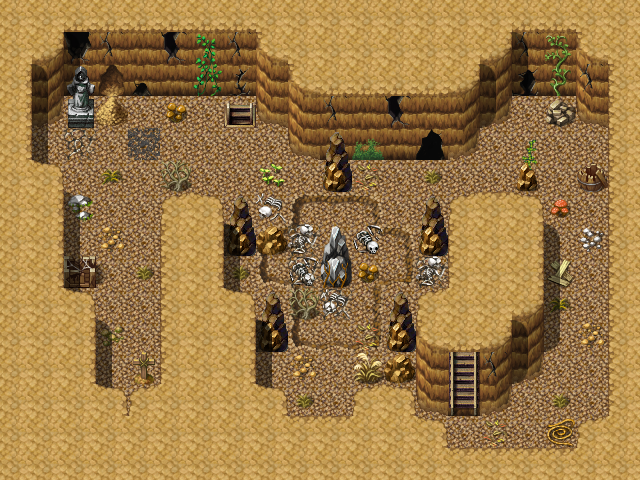

This is a level from a 2D game, rendered from its Tiled map with the project's own tilesets. A one-line summary and the map file follow, with tile-layer data summarised:
An orthogonal 20x15 tile map with 32x32 px tiles, 5 tile layers (Ground, Objects, Objects_after, Above, ...), 1 hidden layer not drawn, 40 tilesets and 17 objects (8x spawn, 6x replace, 2x mapchange, sign).

<map version="1.0" orientation="orthogonal" width="20" height="15" tilewidth="32" tileheight="32">
 <tileset firstgid="1" name="map_bed_1" tilewidth="32" tileheight="32">
  <image source="../drawable/map_bed_1.png" width="512" height="256" />
 </tileset>
 <tileset firstgid="129" name="map_border_1" tilewidth="32" tileheight="32">
  <image source="../drawable/map_border_1.png" width="512" height="256" />
 </tileset>
 <tileset firstgid="257" name="map_bridge_1" tilewidth="32" tileheight="32">
  <image source="../drawable/map_bridge_1.png" width="512" height="256" />
 </tileset>
 <tileset firstgid="385" name="map_broken_1" tilewidth="32" tileheight="32">
  <image source="../drawable/map_broken_1.png" width="512" height="256" />
 </tileset>
 <tileset firstgid="513" name="map_cavewall_1" tilewidth="32" tileheight="32">
  <image source="../drawable/map_cavewall_1.png" width="576" height="192" />
 </tileset>
 <tileset firstgid="621" name="map_cavewall_2" tilewidth="32" tileheight="32">
  <image source="../drawable/map_cavewall_2.png" width="576" height="192" />
 </tileset>
 <tileset firstgid="729" name="map_cavewall_3" tilewidth="32" tileheight="32">
  <image source="../drawable/map_cavewall_3.png" width="576" height="192" />
 </tileset>
 <tileset firstgid="837" name="map_chair_table_1" tilewidth="32" tileheight="32">
  <image source="../drawable/map_chair_table_1.png" width="512" height="256" />
 </tileset>
 <tileset firstgid="965" name="map_crate_1" tilewidth="32" tileheight="32">
  <image source="../drawable/map_crate_1.png" width="512" height="256" />
 </tileset>
 <tileset firstgid="1093" name="map_cupboard_1" tilewidth="32" tileheight="32">
  <image source="../drawable/map_cupboard_1.png" width="512" height="256" />
 </tileset>
 <tileset firstgid="1221" name="map_curtain_1" tilewidth="32" tileheight="32">
  <image source="../drawable/map_curtain_1.png" width="512" height="256" />
 </tileset>
 <tileset firstgid="1349" name="map_entrance_1" tilewidth="32" tileheight="32">
  <image source="../drawable/map_entrance_1.png" width="512" height="256" />
 </tileset>
 <tileset firstgid="1477" name="map_fence_1" tilewidth="32" tileheight="32">
  <image source="../drawable/map_fence_1.png" width="512" height="256" />
 </tileset>
 <tileset firstgid="1605" name="map_fence_2" tilewidth="32" tileheight="32">
  <image source="../drawable/map_fence_2.png" width="512" height="256" />
 </tileset>
 <tileset firstgid="1733" name="map_ground_1" tilewidth="32" tileheight="32">
  <image source="../drawable/map_ground_1.png" width="512" height="256" />
 </tileset>
 <tileset firstgid="1861" name="map_ground_2" tilewidth="32" tileheight="32">
  <image source="../drawable/map_ground_2.png" width="512" height="256" />
 </tileset>
 <tileset firstgid="1989" name="map_ground_3" tilewidth="32" tileheight="32">
  <image source="../drawable/map_ground_3.png" width="512" height="256" />
 </tileset>
 <tileset firstgid="2117" name="map_ground_4" tilewidth="32" tileheight="32">
  <image source="../drawable/map_ground_4.png" width="512" height="256" />
 </tileset>
 <tileset firstgid="2245" name="map_ground_5" tilewidth="32" tileheight="32">
  <image source="../drawable/map_ground_5.png" width="512" height="256" />
 </tileset>
 <tileset firstgid="2373" name="map_ground_6" tilewidth="32" tileheight="32">
  <image source="../drawable/map_ground_6.png" width="512" height="256" />
 </tileset>
 <tileset firstgid="2501" name="map_ground_7" tilewidth="32" tileheight="32">
  <image source="../drawable/map_ground_7.png" width="512" height="256" />
 </tileset>
 <tileset firstgid="2629" name="map_ground_8" tilewidth="32" tileheight="32">
  <image source="../drawable/map_ground_8.png" width="512" height="256" />
 </tileset>
 <tileset firstgid="2757" name="map_indoor_1" tilewidth="32" tileheight="32">
  <image source="../drawable/map_indoor_1.png" width="512" height="256" />
 </tileset>
 <tileset firstgid="2885" name="map_kitchen_1" tilewidth="32" tileheight="32">
  <image source="../drawable/map_kitchen_1.png" width="512" height="256" />
 </tileset>
 <tileset firstgid="3013" name="map_outdoor_1" tilewidth="32" tileheight="32">
  <image source="../drawable/map_outdoor_1.png" width="512" height="256" />
 </tileset>
 <tileset firstgid="3141" name="map_pillar_1" tilewidth="32" tileheight="32">
  <image source="../drawable/map_pillar_1.png" width="512" height="256" />
 </tileset>
 <tileset firstgid="3269" name="map_plant_1" tilewidth="32" tileheight="32">
  <image source="../drawable/map_plant_1.png" width="512" height="256" />
 </tileset>
 <tileset firstgid="3397" name="map_rock_1" tilewidth="32" tileheight="32">
  <image source="../drawable/map_rock_1.png" width="512" height="256" />
 </tileset>
 <tileset firstgid="3525" name="map_roof_1" tilewidth="32" tileheight="32">
  <image source="../drawable/map_roof_1.png" width="512" height="256" />
 </tileset>
 <tileset firstgid="3653" name="map_roof_2" tilewidth="32" tileheight="32">
  <image source="../drawable/map_roof_2.png" width="512" height="256" />
 </tileset>
 <tileset firstgid="3781" name="map_shop_1" tilewidth="32" tileheight="32">
  <image source="../drawable/map_shop_1.png" width="512" height="256" />
 </tileset>
 <tileset firstgid="3909" name="map_sign_ladder_1" tilewidth="32" tileheight="32">
  <image source="../drawable/map_sign_ladder_1.png" width="512" height="256" />
 </tileset>
 <tileset firstgid="4037" name="map_table_1" tilewidth="32" tileheight="32">
  <image source="../drawable/map_table_1.png" width="512" height="256" />
 </tileset>
 <tileset firstgid="4165" name="map_trail_1" tilewidth="32" tileheight="32">
  <image source="../drawable/map_trail_1.png" width="512" height="256" />
 </tileset>
 <tileset firstgid="4293" name="map_tree_1" tilewidth="32" tileheight="32">
  <image source="../drawable/map_tree_1.png" width="512" height="256" />
 </tileset>
 <tileset firstgid="4421" name="map_wall_1" tilewidth="32" tileheight="32">
  <image source="../drawable/map_wall_1.png" width="512" height="256" />
 </tileset>
 <tileset firstgid="4549" name="map_wall_2" tilewidth="32" tileheight="32">
  <image source="../drawable/map_wall_2.png" width="480" height="256" />
 </tileset>
 <tileset firstgid="4669" name="map_wall_3" tilewidth="32" tileheight="32">
  <image source="../drawable/map_wall_3.png" width="480" height="256" />
 </tileset>
 <tileset firstgid="4789" name="map_window_1" tilewidth="32" tileheight="32">
  <image source="../drawable/map_window_1.png" width="512" height="256" />
 </tileset>
 <tileset firstgid="4917" name="map_window_2" tilewidth="32" tileheight="32">
  <image source="../drawable/map_window_2.png" width="512" height="256" />
 </tileset>
 <layer name="Ground" width="20" height="15">
  <data>[300 cells, 300 non-empty, 24 distinct tile ids]</data>
 </layer>
 <layer name="Objects" width="20" height="15">
  <data>[300 cells, 97 non-empty, 53 distinct tile ids]</data>
 </layer>
 <layer name="Objects_after" width="20" height="15">
  <data>[300 cells, 6 non-empty, 2 distinct tile ids]</data>
 </layer>
 <layer name="Above" width="20" height="15">
  <data>[300 cells, 41 non-empty, 9 distinct tile ids]</data>
 </layer>
 <layer name="Above_after" width="20" height="15">
  <data>[300 cells, 2 non-empty, 1 distinct tile ids]</data>
 </layer>
 <layer name="Walkable" width="20" height="15" visible="0">
  <data>[300 cells, 215 non-empty, 1 distinct tile ids]</data>
 </layer>
 <objectgroup name="Mapevents">
  <!-- 3 objects omitted --></objectgroup>
 <objectgroup name="Spawn" visible="0">
  <!-- 7 objects omitted --></objectgroup>
 <objectgroup name="Spawn_bats" visible="0">
  <!-- 1 objects omitted --></objectgroup>
 <objectgroup name="Keys" />
 <objectgroup name="Replace">
  <!-- 6 objects omitted --></objectgroup>
</map>
<!-- 17 of 17 objects omitted -->
